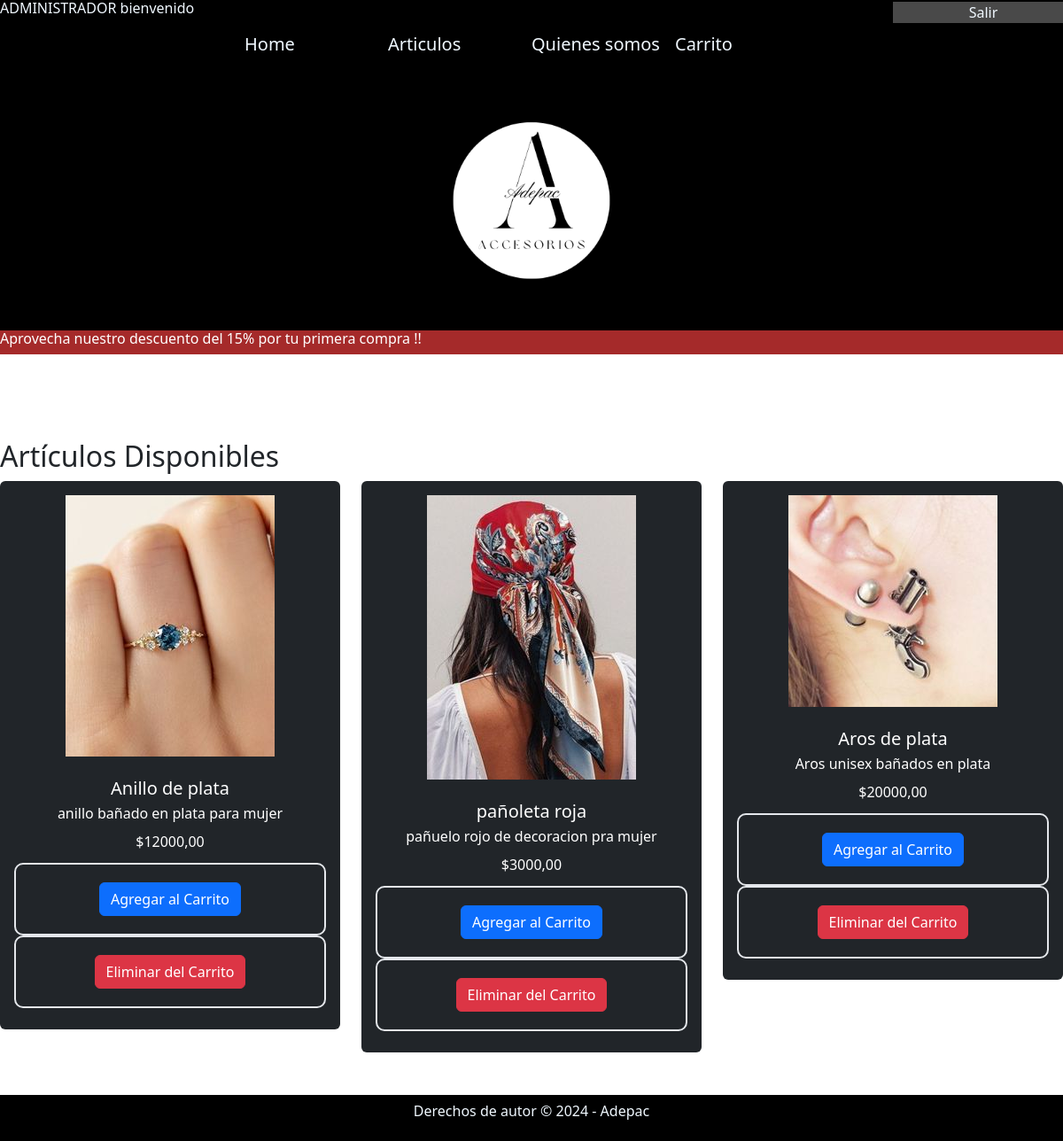
Page /articulo/ (signed in) on the committed database.
### tienda/models.py (models this page shows, shortened)
class Producto(models.Model):
    nombre = models.CharField(max_length=100)
    descripcion = models.TextField()
    precio = models.DecimalField(max_digits=10, decimal_places=2)
    imagen = models.ImageField(upload_to='productos/')

### tienda/views.py (the view)
# urls.py: path('articulo/', views.base, name='base'),
def base(request):
    productos = Producto.objects.all()
    return render(request, 'base.html', {'productos': productos})

### tienda/templates/base.html (shortened to what this page needs)
{% load static %}
<!DOCTYPE html>
<html lang="es">
<head>
    <link href="https://cdn.jsdelivr.net/npm/bootstrap@5.3.3/dist/css/bootstrap.min.css" rel="stylesheet">
    <link rel="stylesheet" href="{% static 'joyas/css/archivo.css' %}">
    <link rel="stylesheet" href="{% static 'css/archivo.css' %}">
</head>
<body>
    <div class="row" style="background-color: black;">
        <div class="col">
          {% if request.user.is_authenticated %}
            <h6 style="color: aliceblue;">{{ user.username | upper }} bienvenido </h6>
            {% endif %}
        </div>
        <div class="col-2 align-self-center" style="background-color: rgb(73, 73, 73);">
          <div class="d-flex justify-content-around">
            {% if request.user.is_authenticated %}
              <a class="navbar-brand" style="color: aliceblue;" href="{% url 'exit' %}">Salir</a>
            {% else %}
              <a class="navbar-brand" style="color: aliceblue;" href="{% url 'inicio_sesion' %}">Login</a>
              <a class="navbar-brand" style="color: aliceblue;" href="{% url 'registro' %}">Register</a>
            {% endif %}
          </div>
        </div>
      </div>
    <div class="row" style="background-color: black; justify-content: center;">
        <div class="col-10">
            <nav class="navbar navbar-expand-lg" style="background-color: black;">
                <div class="container-fluid">
                    <div class="col" style="background-color: black;">
                        <a class="navbar-brand" style="color: aliceblue;" href="{% url 'home' %}">Home</a>
                    </div>
                    <div class="col" style="background-color: black;">
                        <a class="navbar-brand" style="color: aliceblue;" href="{% url 'base' %}">Articulos</a>
                    </div>
                    <div class="col" style="background-color: black;">
                        <a class="navbar-brand" style="color: aliceblue;" href="#">Quienes somos</a>
                    </div>
                    <div class="col" style="background-color: black;">
                        <a class="navbar-brand" style="color: aliceblue;" href="{% url 'carrito' %}">Carrito</a>
                    </div>
                </div>
            </nav>
        </div>
    </div>
    <div class="row" style="background-color: black; justify-content: center;">
        <div class="col-auto">
            <img id="imgLogo" src="{% static 'img/logo_adepac.png' %}" alt="Logo de Adepac">
        </div>
    </div>
    <div class="row">
        <div class="col" style="background-color: brown;">
            <h6 style="color: rgb(255, 255, 255);">Aprovecha nuestro descuento del 15% por tu primera compra !!</h6>
        </div>
    </div>
    <br><br><br>
    <div class="row">
        <div class="container mt-4">
            <h2>Artículos Disponibles</h2>
            <div class="row">
                {% for producto in productos %}
                <div class="col">
                    <div class="card text-light text-center bg-dark pb-2">
                        <div class="card-body text-white">
                            <div class="img-area mb-4">
                                <img src="{{ producto.imagen.url }}" class="img-fluid" alt="{{ producto.nombre }}">
                            </div>
                            <h5>{{ producto.nombre }}</h5>
                            <p>{{ producto.descripcion }}</p>
                            <p class="price">${{ producto.precio }}</p>
                            <form action="{% url 'add_to_cart' producto.id %}" method="post">
                                <input type="submit" class="btn btn-primary" value="Agregar al Carrito">
                            </form>
                            <form action="{% url 'remove_from_cart' producto.id %}" method="post">
                                <input type="submit" class="btn btn-danger" value="Eliminar del Carrito">
                            </form>
                        </div>
                    </div>
                </div>
                {% endfor %}
            </div>
        </div>
    </div>
    <br><br>
    <div class="row">
        <div class="col" style="background-color: black;">
            <footer>
                <p style="color: aliceblue;">Derechos de autor © 2024 - Adepac</p>
            </footer>
        </div>
    </div>
</body>
</html>

### static/css/archivo.css (style rules this page uses)
#imgLogo { width: 300px; height: 300px; display: block; margin: auto; }
.navbar-brand { color: aliceblue !important; }
footer { text-align: center; padding: 10px 0; }
.card { border: #161515; }
img { width: auto; height: auto; padding: auto; }
p { line-height: 100%; }
form { border: 2px solid #e4e7eb; padding: 20px; border-radius: 10px; }
html, body { height: 100%; margin: 0; padding: 0; }

### rows in the picture
Producto: imagen (picture), nombre "Anillo de plata", descripcion "anillo bañado en plata para mujer", precio "12000,00"
Producto: imagen (picture), nombre "pañoleta roja", descripcion "pañuelo rojo de decoracion pra mujer", precio "3000,00"
Producto: imagen (picture), nombre "Aros de plata", descripcion "Aros unisex bañados en plata", precio "20000,00"

### other values in the picture
{{ user.username | upper }} "ADMINISTRADOR"
